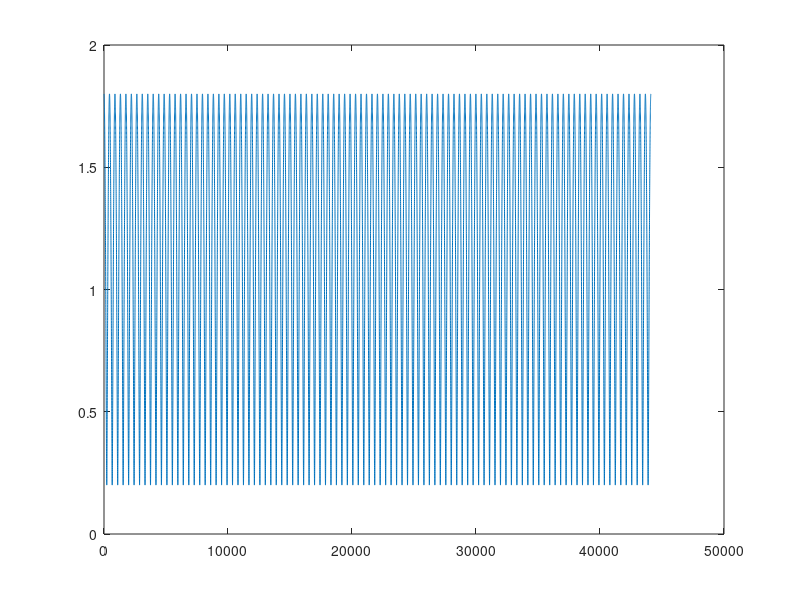

This chart was generated by the following MATLAB code:
fs = 44100;     % sampling rate
dur = 1;        % duration (seconds)
Ns = dur*fs;    % number of samples

fmin = 20;      % lowest frequency (Hz)
Tmax = 1/fmin;  % max period of lowest freq (seconds)
Mmax = Tmax*fs;   % maximum delay = fs/f0;
                  
%Mmax = 10;
M = 3;          % actual delay
M = 100;
M = 100*ones(Ns, 1);
%M = A0 + A*sin(...)
g = .8

dline = zeros(Mmax, 1);
x = [1; zeros(Ns-1, 1)]; % input signal
y = zeros(Ns, 1);        % output signal
iptr = 1;                % input pointer
optr = 1;                % output pointer

for n = 1:Ns
    
    % set out pointer relative to in pointer
    optr = iptr - M(n);
    if (optr < 1) 
        optr = optr + Mmax; 
    end
    
    % write to delay line
    dline(iptr) = x(n);
    
    % read from delay line
    y(n) = x(n) + g*dline(optr); % x(n) + x(n-M)
    
    % increment (in) pointer
    iptr = iptr + 1;
    if (iptr > Mmax) 
        iptr = iptr - Mmax; 
    end
end

% Matlab implementation 
% (not time varying, at least like this...)
B = [1 zeros(1, M(1)-1) g]; 
A = 1;
y2 = filter(B, A, x);

plot(abs(fft(y)))